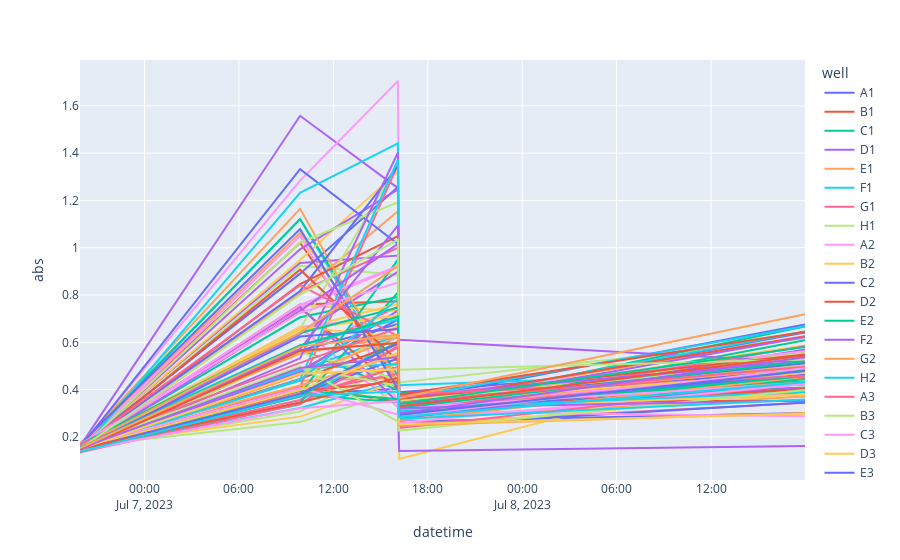

This figure's notebook cell:
### Code cell
plate = "plate01"

ml = []
for well in wells:
    vals = []
    ts = []
    for table_file in sorted(os.listdir(f"OD_readings/{plate}")):
        table_path = f"OD_readings/{plate}/{table_file}"
        df, t = read_raw_table(table_path)
        t = t.strftime('%Y-%m-%d %H:%M:%S')
        ts.append(t)
        val = df.loc[well[0], int(well[1:])]
        vals.append(val)
    for i in list(zip([well]*len(vals), vals, ts)):
        ml.append(list(i))


df = pd.DataFrame(ml)
df.columns = ["well", "abs", "datetime"]

px.line(df, x = "datetime", y = "abs", color = "well")
